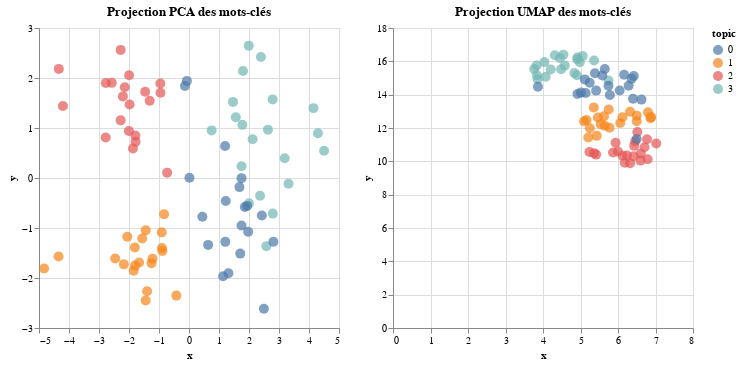

Notebook source saved alongside this figure:
### Code cell
# NB : pour afficher les mots-clés, il suffit de survoler les points.
# Le graphique est interactif, vous pouvez zoomer, dézoomer, vous déplacer, etc.
pca_chart | umap_chart

### Figure 1 — Vega specification as saved in the notebook (floating-point values rounded to 4 significant figures)
{"$schema": "https://vega.github.io/schema/vega/v5.json", "data": [{"name": "param_15_store"}, {"name": "param_16_store"}, {"name": "source_0", "values": [{"keyword": "library", "topic": 1, "x": -1.844, "y": -1.856}, {"keyword": "information", "topic": 1, "x": -2.172, "y": -1.727}, {"keyword": "research", "topic": 1, "x": -1.442, "y": -1.047}, {"keyword": "libraries", "topic": 1, "x": -1.396, "y": -2.265}, {"keyword": "retrieval", "topic": 1, "x": -4.831, "y": -1.809}, {"keyword": "scientific", "topic": 1, "x": -0.831, "y": -0.726}, {"keyword": "systems", "topic": 1, "x": -0.887, "y": -1.461}, {"keyword": "data", "topic": 1, "x": -1.806, "y": -1.389}, {"keyword": "science", "topic": 1, "x": -0.908, "y": -1.087}, {"keyword": "literature", "topic": 1, "x": -1.663, "y": -1.69}, {"keyword": "book", "topic": 1, "x": -2.461, "y": -1.611}, {"keyword": "indexing", "topic": 1, "x": -1.445, "y": -2.451}, {"keyword": "study", "topic": 1, "x": -0.902, "y": -1.399}, {"keyword": "search", "topic": 1, "x": -2.056, "y": -1.175}, {"keyword": "analysis", "topic": 1, "x": -1.249, "y": -1.703}, {"keyword": "documents", "topic": 1, "x": -1.216, "y": -1.613}, {"keyword": "document", "topic": 1, "x": -1.559, "y": -1.21}, {"keyword": "librarians", "topic": 1, "x": -1.798, "y": -1.752}, {"keyword": "bibliographic", "topic": 1, "x": -4.347, "y": -1.569}, {"keyword": "services", "topic": 1, "x": -0.421, "y": -2.352}, {"keyword": "flow", "topic": 2, "x": -2.279, "y": 1.153}, {"keyword": "pressure", "topic": 2, "x": -2.141, "y": 1.814}, {"keyword": "boundary", "topic": 2, "x": -1.979, "y": 1.47}, {"keyword": "supersonic", "topic": 2, "x": -2.773, "y": 1.899}, {"keyword": "velocity", "topic": 2, "x": -2.203, "y": 1.632}, {"keyword": "mach", "topic": 2, "x": -2.278, "y": 2.562}, {"keyword": "layer", "topic": 2, "x": -1.78, "y": 0.725}, {"keyword": "shock", "topic": 2, "x": -1.787, "y": 0.848}, {"keyword": "temperature", "topic": 2, "x": -0.955, "y": 1.889}, {"keyword": "heat", "topic": 2, "x": -1.31, "y": 1.545}, {"keyword": "wing", "topic": 2, "x": -0.951, "y": 1.704}, {"keyword": "reynolds", "topic": 2, "x": -2.003, "y": 0.939}, {"keyword": "hypersonic", "topic": 2, "x": -4.339, "y": 2.182}, {"keyword": "surface", "topic": 2, "x": -1.998, "y": 2.056}, {"keyword": "aerodynamic", "topic": 2, "x": -4.203, "y": 1.439}, {"keyword": "air", "topic": 2, "x": -2.575, "y": 1.903}, {"keyword": "numerical", "topic": 2, "x": -0.729, "y": 0.107}, {"keyword": "flows", "topic": 2, "x": -2.778, "y": 0.81}, {"keyword": "turbulent", "topic": 2, "x": -1.461, "y": 1.724}, {"keyword": "plate", "topic": 2, "x": -1.868, "y": 0.591}, {"keyword": "patients", "topic": 3, "x": 2.368, "y": -0.355}, {"keyword": "cells", "topic": 3, "x": 2.787, "y": 1.572}, {"keyword": "treatment", "topic": 3, "x": 3.318, "y": -0.116}, {"keyword": "blood", "topic": 3, "x": 1.466, "y": 1.522}, {"keyword": "clinical", "topic": 3, "x": 3.189, "y": 0.396}, {"keyword": "cell", "topic": 3, "x": 1.751, "y": 0.236}, {"keyword": "disease", "topic": 3, "x": 4.148, "y": 1.397}, {"keyword": "tissue", "topic": 3, "x": 2.12, "y": 0.774}, {"keyword": "children", "topic": 3, "x": 2.793, "y": -0.712}, {"keyword": "increased", "topic": 3, "x": 1.779, "y": 1.063}, {"keyword": "growth", "topic": 3, "x": 2.632, "y": 0.967}, {"keyword": "acid", "topic": 3, "x": 1.8, "y": 2.14}, {"keyword": "liver", "topic": 3, "x": 1.992, "y": 2.647}, {"keyword": "rats", "topic": 3, "x": 0.755, "y": 0.952}, {"keyword": "patient", "topic": 3, "x": 2.0, "y": -0.507}, {"keyword": "serum", "topic": 3, "x": 1.56, "y": 1.214}, {"keyword": "renal", "topic": 3, "x": 2.397, "y": 2.42}, {"keyword": "cancer", "topic": 3, "x": 4.298, "y": 0.895}, {"keyword": "therapy", "topic": 3, "x": 2.58, "y": -1.363}, {"keyword": "diagnosis", "topic": 3, "x": 4.503, "y": 0.546}, {"keyword": "algorithm", "topic": 0, "x": 1.226, "y": -0.459}, {"keyword": "computer", "topic": 0, "x": 1.75, "y": -0.951}, {"keyword": "program", "topic": 0, "x": 1.315, "y": -1.905}, {"keyword": "programming", "topic": 0, "x": 1.138, "y": -1.966}, {"keyword": "systems", "topic": 0, "x": 1.708, "y": -1.512}, {"keyword": "programs", "topic": 0, "x": 2.495, "y": -2.614}, {"keyword": "language", "topic": 0, "x": 1.861, "y": -0.579}, {"keyword": "data", "topic": 0, "x": 0.638, "y": -1.338}, {"keyword": "method", "topic": 0, "x": 1.938, "y": -0.558}, {"keyword": "processing", "topic": 0, "x": 1.682, "y": -0.182}, {"keyword": "algorithms", "topic": 0, "x": 1.21, "y": -1.277}, {"keyword": "storage", "topic": 0, "x": 1.972, "y": -1.076}, {"keyword": "implementation", "topic": 0, "x": 2.814, "y": -1.276}, {"keyword": "matrix", "topic": 0, "x": 1.204, "y": 0.64}, {"keyword": "memory", "topic": 0, "x": 0.015, "y": 0.004}, {"keyword": "fortran", "topic": 0, "x": -0.134, "y": 1.839}, {"keyword": "function", "topic": 0, "x": 1.751, "y": -0.003}, {"keyword": "languages", "topic": 0, "x": 2.429, "y": -0.75}, {"keyword": "algol", "topic": 0, "x": -0.07, "y": 1.942}, {"keyword": "structure", "topic": 0, "x": 0.446, "y": -0.775}]}, {"name": "source_1", "values": [{"keyword": "library", "topic": 1, "x": 5.646, "y": 12.14}, {"keyword": "information", "topic": 1, "x": 6.499, "y": 12.73}, {"keyword": "research", "topic": 1, "x": 5.627, "y": 12.71}, {"keyword": "libraries", "topic": 1, "x": 5.775, "y": 12.02}, {"keyword": "retrieval", "topic": 1, "x": 5.432, "y": 11.53}, {"keyword": "scientific", "topic": 1, "x": 5.16, "y": 12.47}, {"keyword": "systems", "topic": 1, "x": 5.355, "y": 13.23}, {"keyword": "data", "topic": 1, "x": 6.887, "y": 12.66}, {"keyword": "science", "topic": 1, "x": 5.095, "y": 12.4}, {"keyword": "literature", "topic": 1, "x": 5.539, "y": 12.23}, {"keyword": "book", "topic": 1, "x": 6.06, "y": 12.3}, {"keyword": "indexing", "topic": 1, "x": 6.864, "y": 12.59}, {"keyword": "study", "topic": 1, "x": 5.462, "y": 12.63}, {"keyword": "search", "topic": 1, "x": 6.801, "y": 12.94}, {"keyword": "analysis", "topic": 1, "x": 6.321, "y": 12.97}, {"keyword": "documents", "topic": 1, "x": 6.118, "y": 12.65}, {"keyword": "document", "topic": 1, "x": 6.5, "y": 12.41}, {"keyword": "librarians", "topic": 1, "x": 5.249, "y": 11.98}, {"keyword": "bibliographic", "topic": 1, "x": 5.208, "y": 11.43}, {"keyword": "services", "topic": 1, "x": 5.753, "y": 13.11}, {"keyword": "flow", "topic": 2, "x": 6.124, "y": 10.34}, {"keyword": "pressure", "topic": 2, "x": 6.18, "y": 9.911}, {"keyword": "boundary", "topic": 2, "x": 6.607, "y": 10.46}, {"keyword": "supersonic", "topic": 2, "x": 5.417, "y": 10.4}, {"keyword": "velocity", "topic": 2, "x": 5.998, "y": 10.59}, {"keyword": "mach", "topic": 2, "x": 6.459, "y": 11.2}, {"keyword": "layer", "topic": 2, "x": 6.431, "y": 10.93}, {"keyword": "shock", "topic": 2, "x": 7.02, "y": 11.06}, {"keyword": "temperature", "topic": 2, "x": 6.601, "y": 10.04}, {"keyword": "heat", "topic": 2, "x": 6.324, "y": 9.892}, {"keyword": "wing", "topic": 2, "x": 5.868, "y": 10.53}, {"keyword": "reynolds", "topic": 2, "x": 5.936, "y": 11.12}, {"keyword": "hypersonic", "topic": 2, "x": 5.361, "y": 10.48}, {"keyword": "surface", "topic": 2, "x": 6.24, "y": 10.35}, {"keyword": "aerodynamic", "topic": 2, "x": 5.239, "y": 10.56}, {"keyword": "air", "topic": 2, "x": 6.79, "y": 10.12}, {"keyword": "numerical", "topic": 2, "x": 6.516, "y": 11.76}, {"keyword": "flows", "topic": 2, "x": 6.415, "y": 10.31}, {"keyword": "turbulent", "topic": 2, "x": 6.707, "y": 10.85}, {"keyword": "plate", "topic": 2, "x": 6.774, "y": 11.32}, {"keyword": "patients", "topic": 3, "x": 4.92, "y": 16.23}, {"keyword": "cells", "topic": 3, "x": 4.206, "y": 15.51}, {"keyword": "treatment", "topic": 3, "x": 4.98, "y": 15.94}, {"keyword": "blood", "topic": 3, "x": 4.071, "y": 15.07}, {"keyword": "clinical", "topic": 3, "x": 4.914, "y": 16.12}, {"keyword": "cell", "topic": 3, "x": 5.747, "y": 14.85}, {"keyword": "disease", "topic": 3, "x": 4.45, "y": 16.2}, {"keyword": "tissue", "topic": 3, "x": 4.482, "y": 15.53}, {"keyword": "children", "topic": 3, "x": 4.836, "y": 15.3}, {"keyword": "increased", "topic": 3, "x": 4.903, "y": 15.16}, {"keyword": "growth", "topic": 3, "x": 4.581, "y": 15.74}, {"keyword": "acid", "topic": 3, "x": 3.766, "y": 15.53}, {"keyword": "liver", "topic": 3, "x": 3.831, "y": 15.75}, {"keyword": "rats", "topic": 3, "x": 3.854, "y": 14.93}, {"keyword": "patient", "topic": 3, "x": 5.058, "y": 16.31}, {"keyword": "serum", "topic": 3, "x": 3.837, "y": 15.16}, {"keyword": "renal", "topic": 3, "x": 4.038, "y": 15.95}, {"keyword": "cancer", "topic": 3, "x": 4.317, "y": 16.36}, {"keyword": "therapy", "topic": 3, "x": 5.363, "y": 16.05}, {"keyword": "diagnosis", "topic": 3, "x": 4.545, "y": 16.4}, {"keyword": "algorithm", "topic": 0, "x": 6.045, "y": 14.25}, {"keyword": "computer", "topic": 0, "x": 5.746, "y": 14.53}, {"keyword": "program", "topic": 0, "x": 5.137, "y": 14.1}, {"keyword": "programming", "topic": 0, "x": 5.011, "y": 14.12}, {"keyword": "systems", "topic": 0, "x": 5.417, "y": 14.24}, {"keyword": "programs", "topic": 0, "x": 4.92, "y": 14.04}, {"keyword": "language", "topic": 0, "x": 5.581, "y": 15.15}, {"keyword": "data", "topic": 0, "x": 6.401, "y": 13.76}, {"keyword": "method", "topic": 0, "x": 6.163, "y": 15.2}, {"keyword": "processing", "topic": 0, "x": 5.245, "y": 14.72}, {"keyword": "algorithms", "topic": 0, "x": 5.783, "y": 13.97}, {"keyword": "storage", "topic": 0, "x": 5.114, "y": 14.92}, {"keyword": "implementation", "topic": 0, "x": 5.649, "y": 15.54}, {"keyword": "matrix", "topic": 0, "x": 6.362, "y": 14.95}, {"keyword": "memory", "topic": 0, "x": 6.626, "y": 13.7}, {"keyword": "fortran", "topic": 0, "x": 6.499, "y": 11.35}, {"keyword": "function", "topic": 0, "x": 6.421, "y": 15.12}, {"keyword": "languages", "topic": 0, "x": 5.385, "y": 15.29}, {"keyword": "algol", "topic": 0, "x": 3.865, "y": 14.47}, {"keyword": "structure", "topic": 0, "x": 6.284, "y": 14.54}]}, {"name": "source_0_color_domain_topic_0", "values": [{"topic": 1}, {"topic": 2}, {"topic": 3}, {"topic": 0}]}, {"name": "source_1_color_domain_topic_1", "values": [{"topic": 1}, {"topic": 2}, {"topic": 3}, {"topic": 0}]}, {"name": "source_0_view_15_x_domain_x", "values": [{"min": -4.831, "max": 4.503}]}, {"name": "source_0_view_15_y_domain_y", "values": [{"min": -2.614, "max": 2.647}]}, {"name": "source_1_view_16_x_domain_x", "values": [{"min": 3.766, "max": 7.02}]}, {"name": "source_1_view_16_y_domain_y", "values": [{"min": 9.892, "max": 16.4}]}], "signals": [{"name": "childWidth", "value": 300}, {"name": "unit", "value": {}, "on": [{"events": "pointermove", "update": "isTuple(group()) ? group() : unit"}]}, {"name": "param_15", "update": "{\"x\": param_15_x, \"y\": param_15_y}"}, {"name": "param_15_x"}, {"name": "param_15_y"}, {"name": "param_16", "update": "{\"x\": param_16_x, \"y\": param_16_y}"}, {"name": "param_16_x"}, {"name": "param_16_y"}], "marks": [{"type": "group", "name": "view_15_group", "encode": {"update": {"width": {"signal": "childWidth"}, "height": {"signal": "height"}}}, "signals": [{"name": "param_15_x", "on": [{"events": [{"source": "view", "type": "dblclick"}], "update": "null"}, {"events": {"signal": "param_15_translate_delta"}, "update": "panLinear(param_15_translate_anchor.extent_x, -param_15_translate_delta.x / childWidth)"}, {"events": {"signal": "param_15_zoom_delta"}, "update": "zoomLinear(domain(\"view_15_x\"), param_15_zoom_anchor.x, param_15_zoom_delta)"}], "push": "outer"}, {"name": "param_15_y", "on": [{"events": [{"source": "view", "type": "dblclick"}], "update": "null"}, {"events": {"signal": "param_15_translate_delta"}, "update": "panLinear(param_15_translate_anchor.extent_y, param_15_translate_delta.y / height)"}, {"events": {"signal": "param_15_zoom_delta"}, "update": "zoomLinear(domain(\"view_15_y\"), param_15_zoom_anchor.y, param_15_zoom_delta)"}], "push": "outer"}, {"name": "param_15_tuple", "on": [{"events": [{"signal": "param_15_x || param_15_y"}], "update": "param_15_x && param_15_y ? {unit: \"view_15\", fields: param_15_tuple_fields, values: [param_15_x,param_15_y]} : null"}]}, {"name": "param_15_tuple_fields", "value": [{"field": "x", "channel": "x", "type": "R"}, {"field": "y", "channel": "y", "type": "R"}]}, {"name": "param_15_translate_anchor", "value": {}, "on": [{"events": [{"source": "scope", "type": "pointerdown"}], "update": "{x: x(unit), y: y(unit), extent_x: domain(\"view_15_x\"), extent_y: domain(\"view_15_y\")}"}]}, {"name": "param_15_translate_delta", "value": {}, "on": [{"events": [{"source": "window", "between": [{"source": "scope", "type": "pointerdown"}, {"source": "window", "type": "pointerup"}], "consume": true, "type": "pointermove"}], "update": "{x: param_15_translate_anchor.x - x(unit), y: param_15_translate_anchor.y - y(unit)}"}]}, {"name": "param_15_zoom_anchor", "on": [{"events": [{"source": "scope", "type": "wheel", "consume": true}], "update": "{x: invert(\"view_15_x\", x(unit)), y: invert(\"view_15_y\", y(unit))}"}]}, {"name": "param_15_zoom_delta", "on": [{"events": [{"source": "scope", "type": "wheel", "consume": true}], "update": "pow(1.001, event.deltaY * pow(16, event.deltaMode))", "force": true}]}, {"name": "param_15_modify", "on": [{"events": {"signal": "param_15_tuple"}, "update": "modify(\"param_15_store\", param_15_tuple, true)"}]}], "marks": [{"type": "symbol", "name": "view_15_marks", "from": {"data": "source_0"}, "encode": {"update": {"size": {"value": 100}, "tooltip": {"signal": "{\"keyword\": isValid(datum[\"keyword\"]) ? datum[\"keyword\"] : \"\"+datum[\"keyword\"], \"topic\": format(datum[\"topic\"], \"\")}"}, "shape": {"value": "circle"}, "x": {"field": "x", "scale": "view_15_x"}, "opacity": {"value": 0.7}, "fill": {"field": "topic", "scale": "color"}, "y": {"field": "y", "scale": "view_15_y"}}}, "interactive": true, "clip": true, "style": ["circle"]}], "axes": [{"scale": "view_15_x", "maxExtent": 0, "gridScale": "view_15_y", "ticks": false, "grid": true, "domain": false, "aria": false, "minExtent": 0, "orient": "bottom", "zindex": 0, "tickCount": {"signal": "ceil(childWidth/40)"}, "labels": false}, {"scale": "view_15_y", "ticks": false, "aria": false, "zindex": 0, "tickCount": {"signal": "ceil(height/40)"}, "gridScale": "view_15_x", "maxExtent": 0, "grid": true, "minExtent": 0, "labels": false, "orient": "left", "domain": false}, {"scale": "view_15_x", "grid": false, "labelOverlap": true, "zindex": 0, "tickCount": {"signal": "ceil(childWidth/40)"}, "orient": "bottom", "title": "x", "labelFlush": true}, {"scale": "view_15_y", "orient": "left", "zindex": 0, "grid": false, "labelOverlap": true, "tickCount": {"signal": "ceil(height/40)"}, "title": "y"}], "title": {"text": "Projection PCA des mots-clés", "frame": "group"}, "style": "cell"}, {"type": "group", "name": "view_16_group", "encode": {"update": {"height": {"signal": "height"}, "width": {"signal": "childWidth"}}}, "signals": [{"name": "param_16_x", "on": [{"events": [{"source": "view", "type": "dblclick"}], "update": "null"}, {"events": {"signal": "param_16_translate_delta"}, "update": "panLinear(param_16_translate_anchor.extent_x, -param_16_translate_delta.x / childWidth)"}, {"events": {"signal": "param_16_zoom_delta"}, "update": "zoomLinear(domain(\"view_16_x\"), param_16_zoom_anchor.x, param_16_zoom_delta)"}], "push": "outer"}, {"name": "param_16_y", "on": [{"events": [{"source": "view", "type": "dblclick"}], "update": "null"}, {"events": {"signal": "param_16_translate_delta"}, "update": "panLinear(param_16_translate_anchor.extent_y, param_16_translate_delta.y / height)"}, {"events": {"signal": "param_16_zoom_delta"}, "update": "zoomLinear(domain(\"view_16_y\"), param_16_zoom_anchor.y, param_16_zoom_delta)"}], "push": "outer"}, {"name": "param_16_tuple", "on": [{"events": [{"signal": "param_16_x || param_16_y"}], "update": "param_16_x && param_16_y ? {unit: \"view_16\", fields: param_16_tuple_fields, values: [param_16_x,param_16_y]} : null"}]}, {"name": "param_16_tuple_fields", "value": [{"field": "x", "channel": "x", "type": "R"}, {"field": "y", "channel": "y", "type": "R"}]}, {"name": "param_16_translate_anchor", "value": {}, "on": [{"events": [{"source": "scope", "type": "pointerdown"}], "update": "{x: x(unit), y: y(unit), extent_x: domain(\"view_16_x\"), extent_y: domain(\"view_16_y\")}"}]}, {"name": "param_16_translate_delta", "value": {}, "on": [{"events": [{"source": "window", "between": [{"source": "scope", "type": "pointerdown"}, {"source": "window", "type": "pointerup"}], "type": "pointermove", "consume": true}], "update": "{x: param_16_translate_anchor.x - x(unit), y: param_16_translate_anchor.y - y(unit)}"}]}, {"name": "param_16_zoom_anchor", "on": [{"events": [{"source": "scope", "type": "wheel", "consume": true}], "update": "{x: invert(\"view_16_x\", x(unit)), y: invert(\"view_16_y\", y(unit))}"}]}, {"name": "param_16_zoom_delta", "on": [{"events": [{"source": "scope", "consume": true, "type": "wheel"}], "update": "pow(1.001, event.deltaY * pow(16, event.deltaMode))", "force": true}]}, {"name": "param_16_modify", "on": [{"events": {"signal": "param_16_tuple"}, "update": "modify(\"param_16_store\", param_16_tuple, true)"}]}], "marks": [{"type": "symbol", "name": "view_16_marks", "from": {"data": "source_1"}, "encode": {"update": {"y": {"field": "y", "scale": "view_16_y"}, "shape": {"value": "circle"}, "size": {"value": 100}, "tooltip": {"signal": "{\"keyword\": isValid(datum[\"keyword\"]) ? datum[\"keyword\"] : \"\"+datum[\"keyword\"], \"topic\": format(datum[\"topic\"], \"\")}"}, "x": {"field": "x", "scale": "view_16_x"}, "opacity": {"value": 0.7}, "fill": {"field": "topic", "scale": "color"}}}, "interactive": true, "clip": true, "style": ["circle"]}], "axes": [{"scale": "view_16_x", "maxExtent": 0, "zindex": 0, "domain": false, "gridScale": "view_16_y", "aria": false, "grid": true, "minExtent": 0, "labels": false, "ticks": false, "tickCount": {"signal": "ceil(childWidth/40)"}, "orient": "bottom"}, {"scale": "view_16_y", "zindex": 0, "aria": false, "minExtent": 0, "grid": true, "labels": false, "ticks": false, "orient": "left", "gridScale": "view_16_x", "tickCount": {"signal": "ceil(height/40)"}, "domain": false, "maxExtent": 0}, {"scale": "view_16_x", "labelOverlap": true, "labelFlush": true, "tickCount": {"signal": "ceil(childWidth/40)"}, "title": "x", "zindex": 0, "orient": "bottom", "grid": false}, {"scale": "view_16_y", "orient": "left", "grid": false, "title": "y", "labelOverlap": true, "zindex": 0, "tickCount": {"signal": "ceil(height/40)"}}], "title": {"text": "Projection UMAP des mots-clés", "frame": "group"}, "style": "cell"}], "scales": [{"name": "color", "type": "ordinal", "domain": {"fields": [{"data": "source_0_color_domain_topic_0", "field": "topic"}, {"data": "source_1_color_domain_topic_1", "field": "topic"}], "sort": true}, "range": "category"}, {"name": "view_15_x", "type": "linear", "domain": [{"signal": "(data(\"source_0_view_15_x_domain_x\")[0] || {}).min"}, {"signal": "(data(\"source_0_view_15_x_domain_x\")[0] || {}).max"}], "range": [0, {"signal": "childWidth"}], "domainRaw": {"signal": "param_15[\"x\"]"}, "nice": true, "zero": true}, {"name": "view_15_y", "type": "linear", "domain": [{"signal": "(data(\"source_0_view_15_y_domain_y\")[0] || {}).min"}, {"signal": "(data(\"source_0_view_15_y_domain_y\")[0] || {}).max"}], "range": [{"signal": "height"}, 0], "domainRaw": {"signal": "param_15[\"y\"]"}, "nice": true, "zero": true}, {"name": "view_16_x", "type": "linear", "domain": [{"signal": "(data(\"source_1_view_16_x_domain_x\")[0] || {}).min"}, {"signal": "(data(\"source_1_view_16_x_domain_x\")[0] || {}).max"}], "range": [0, {"signal": "childWidth"}], "domainRaw": {"signal": "param_16[\"x\"]"}, "nice": true, "zero": true}, {"name": "view_16_y", "type": "linear", "domain": [{"signal": "(data(\"source_1_view_16_y_domain_y\")[0] || {}).min"}, {"signal": "(data(\"source_1_view_16_y_domain_y\")[0] || {}).max"}], "range": [{"signal": "height"}, 0], "zero": true, "domainRaw": {"signal": "param_16[\"y\"]"}, "nice": true}], "height": 300, "padding": 5, "background": "white", "layout": {"padding": 20, "bounds": "full", "align": "each"}, "legends": [{"fill": "color", "symbolType": "circle", "title": "topic", "encode": {"symbols": {"update": {"opacity": {"value": 0.7}}}}}]}
